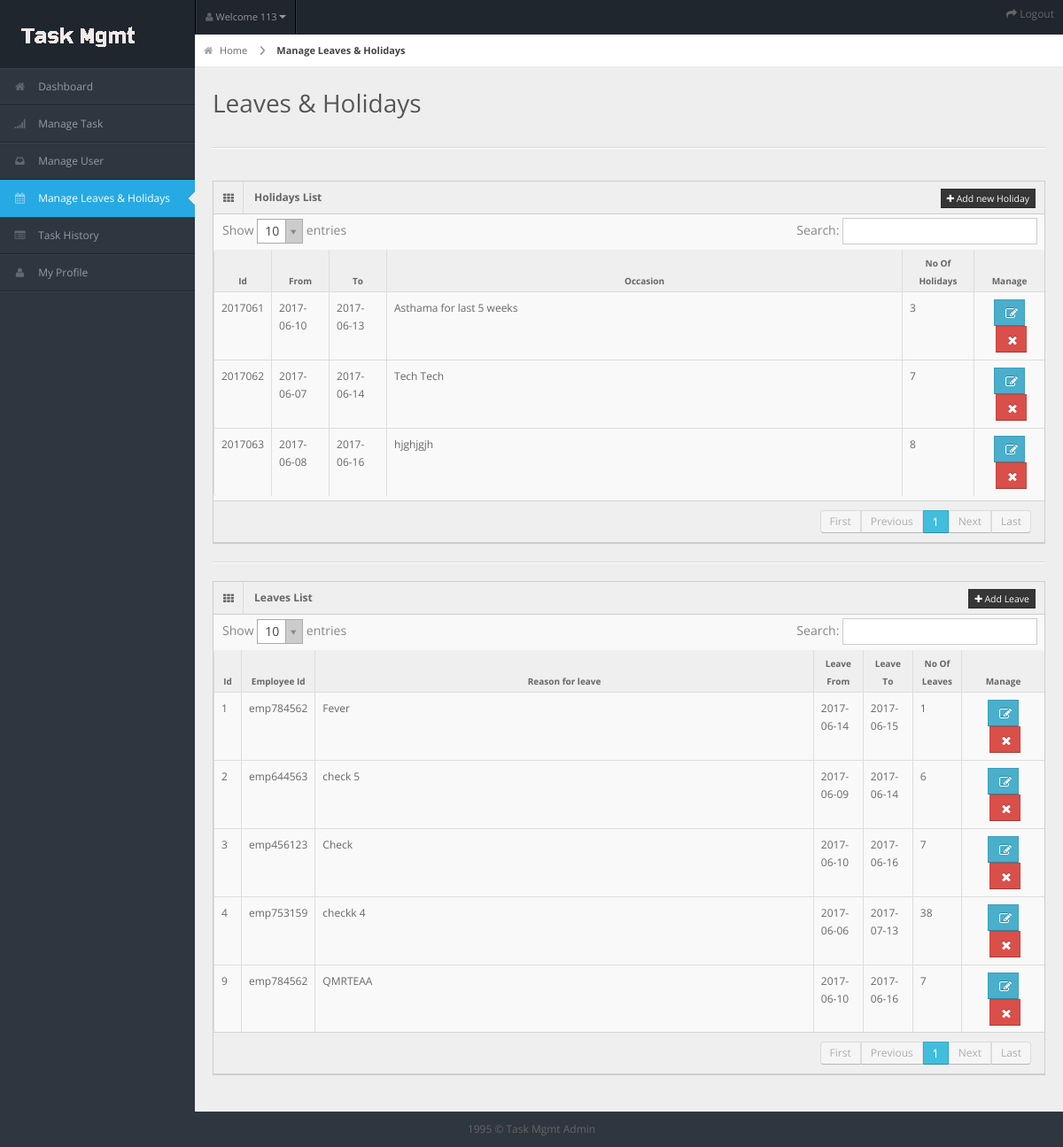
Screenshot of /Manage_LeavesHolidays.php (signed in) with the database file from the repository.
### tables this page shows
CREATE TABLE `holidays` (
  `id` int(11) NOT NULL,
  `date` varchar(50) NOT NULL,
  `sdate` varchar(50) NOT NULL,
  `ddate` varchar(50) NOT NULL,
  `Occasion` varchar(150) DEFAULT NULL,
  `No_Of_Holidays` varchar(15) DEFAULT NULL
);

CREATE TABLE `leaves` (
  `id` int(11) NOT NULL,
  `employment_id` varchar(50) NOT NULL,
  `Reason_for_leave` varchar(120) DEFAULT NULL,
  `Leave_from` varchar(15) DEFAULT NULL,
  `Leave_To` varchar(15) DEFAULT NULL,
  `No_Of_Leaves` varchar(15) DEFAULT NULL
);

### leaves.php (the view, shortened to what this page needs)
     <div class="widget-box">
       <div class="widget-title"> <span class="icon"><i class="icon-th"></i></span>
         <h5>Leaves List</h5>
<?php include 'addLeave.php'?>
       </div>
       <div class="widget-content nopadding">
         <table class="table table-bordered data-table table-scrollable" style="display: block; width: 100%;">
           <thead>
             <tr>
	<th style="width: 3%;">Id</th>
               <th>Employee Id</th>
	  <th style="width: 60%;">Reason for leave</th>
               <th>Leave From</th>
               <th>Leave To</th>
	  <th style="width: 2%;">No Of Leaves</th>
	  <th style="width: 10%;">Manage</th>
             </tr>
           </thead>
           <tbody>
             <?php
	$query1=mysqli_query($con,"select * from leaves")or die(mysqli_error());
	while($row=mysqli_fetch_array($query1)){
?>
	<tr>
		<td><?php echo $row['id']; ?></td>
		<td><?php echo $row['employment_id']; ?></td>
		<td><?php echo $row['Reason_for_leave']; ?></td>
		<td><?php echo $row['Leave_from']; ?></td>
		<td><?php echo $row['Leave_To']; ?></td>
		<td><?php echo $row['No_Of_Leaves']; ?></td>
		<td><center>
			<div class="btn-group btn-group-sm">
				<form action="Manage_LeavesHolidays.php" method="post" name="editcust">
				<button name="submit" type="submit" value="edit" class="btn btn-info btn-sm" style="width:35px;"><span class="icon icon-edit"></button>
				</form>
			</div>
			<div class="btn-group btn-group-sm">
				<form action="Manage_LeavesHolidays.php" method="post" name="delcust">
				<button name="submit" type="submit" value="DELETE" class="btn btn-danger btn-sm"  style="width:35px;"><span class="icon icon-remove"></span></button>
				</form>
			</div>
		</center>
		</td>
	</tr>
<?php } ?>
		</tbody>
</table>
       </div>
     </div>

### holy.php (shortened to what this page needs)
     <div class="widget-box">
       <div class="widget-title"> <span class="icon"><i class="icon-th"></i></span>
         <h5>Holidays List</h5>
<?php include 'addHoliday.php'?>
       </div>
       <div class="widget-content nopadding">
         <table class="table table-bordered data-table table-scrollable">
           <thead>
             <tr>
	<th>Id</th>
	  <th>From</th>
               <th>To</th>
	  <th style="width:62%;">Occasion</th>
	  <th>No Of Holidays</th>
	  <th>Manage</th>
             </tr>
           </thead>
           <tbody>
             <?php
	$query1=mysqli_query($con,"select * from holidays")or die(mysqli_error());
	while($row=mysqli_fetch_array($query1)){
?>
	<tr>
		<td><?php echo $row['date'].$row['id']; ?></td>
		<td><?php echo $row['sdate']; ?></td>
		<td><?php echo $row['ddate']; ?></td>
		<td><?php echo $row['Occasion']; ?></td>
		<td><?php echo $row['No_Of_Holidays']; ?></td>
		<td><center>
			<div class="btn-group btn-group-sm">
				<form action="Manage_LeavesHolidays.php" method="post" name="editcust">
				<button name="submit" type="submit" value="Edit" class="btn btn-info btn-sm" style="width:35px;"><span class="icon icon-edit"></button>
				</form>
			</div>
			<div class="btn-group btn-group-sm">
				<form action="Manage_LeavesHolidays.php" method="post" name="delcust">
				<button name="submit" type="submit" value="DELETE" class="btn btn-danger btn-sm"  style="width:35px;"><span class="icon icon-remove"></span></button>
				</form>
			</div>
		</center>
		</td>
	</tr>
<?php } ?>
		</tbody>
</table>
       </div>
     </div>

### css/matrix-style.css (style rules this page uses)
* { outline:none !important; -moz-outline: none !important; }
html, body { height:100% }
body { overflow-x: hidden; margin-top: -10px; font-family: 'Open Sans', sans-serif; font-size:12px; color:#666; }
select, textarea, input[type="text"], input[type="password"], input[type="datetime"], input[type="datetime-local"], input[type="date"], input[type="month"], input[type="time"], input[type="week"], input[type="number"], input[type="email"], input[type="url"], input[type="search"], input[type="tel"], input[type="color"], .uneditable-input, .label, .dropdown-menu, .btn, .well, .progress, .table-bordered, .btn-group > .btn:first-child, .btn-group > .btn:last-child, .btn-group > .btn:last-child, .btn-group > .dropdown-toggle, .alert { border-radius:0px; }
.btn, textarea, input[type="text"], input[type="password"], input[type="datetime"], input[type="datetime-local"], input[type="date"], input[type="month"], input[type="time"], input[type="week"], input[type="number"], input[type="email"], input[type="url"], input[type="search"], input[type="tel"], input[type="color"], .uneditable-input { box-shadow:none; }
.progress, .progress-success .bar, .progress .bar-success, .progress-warning .bar, .progress .bar-warning, .progress-danger .bar, .progress .bar-danger, .progress-info .bar, .progress .bar-info, .btn, .btn-primary { background-image:none; }
.stat-boxes .peity_bar_good, .stat-boxes .peity_line_good, { color: #459D1C; }
.widget-box { background: none repeat scroll 0 0 #F9F9F9; border-left: 1px solid #CDCDCD; border-top: 1px solid #CDCDCD; border-right: 1px solid #CDCDCD; clear: both; margin-top: 16px; margin-bottom: 16px; position: relative; }
.widget-title, .modal-header, .table th, div.dataTables_wrapper .ui-widget-header { background:#efefef; border-bottom: 1px solid #CDCDCD; height: 36px; }
.widget-title span.icon { padding: 9px 10px 7px 11px; float: left; border-right:1px solid #dadada; }
.widget-title h5 { color: #666; float: left; font-size: 12px; font-weight: bold; padding: 12px; line-height: 12px; margin: 0; }
.widget-content { padding:15px; border-bottom: 1px solid #cdcdcd; }
.table th { height: auto; font-size: 10px; padding: 5px 10px 2px; border-bottom: 0; text-align: center; color: #666666; }
.nopadding { padding: 0 !important; }
.nopadding .table { margin-bottom: 0; }
.nopadding .table-bordered { border: 0; }
form { margin-bottom: 0; }
table { overflow: auto; display:inline-block; }

### css/matrix-media.css (style rules this page uses)
body { background:#2E363F; }

### rows the page displays
holidays: date "201706", id "1", sdate "2017-06-10", ddate "2017-06-13", Occasion "Asthama for last 5 weeks", No_Of_Holidays "3"
holidays: date "201706", id "2", sdate "2017-06-07", ddate "2017-06-14", Occasion "Tech Tech", No_Of_Holidays "7"
holidays: date "201706", id "3", sdate "2017-06-08", ddate "2017-06-16", Occasion "hjghjgjh", No_Of_Holidays "8"
leaves: id "1", employment "emp784562", Reason_for_leave "Fever", Leave_from "2017-06-14", Leave_To "2017-06-15", No_Of_Leaves "1"
leaves: id "2", employment "emp644563", Reason_for_leave "check 5", Leave_from "2017-06-09", Leave_To "2017-06-14", No_Of_Leaves "6"
leaves: id "3", employment "emp456123", Reason_for_leave "Check", Leave_from "2017-06-10", Leave_To "2017-06-16", No_Of_Leaves "7"
leaves: id "4", employment "emp753159", Reason_for_leave "checkk 4", Leave_from "2017-06-06", Leave_To "2017-07-13", No_Of_Leaves "38"
leaves: id "9", employment "emp784562", Reason_for_leave "QMRTEAA", Leave_from "2017-06-10", Leave_To "2017-06-16", No_Of_Leaves "7"

### other values shown
$_SESSION['staffid'] "113"
